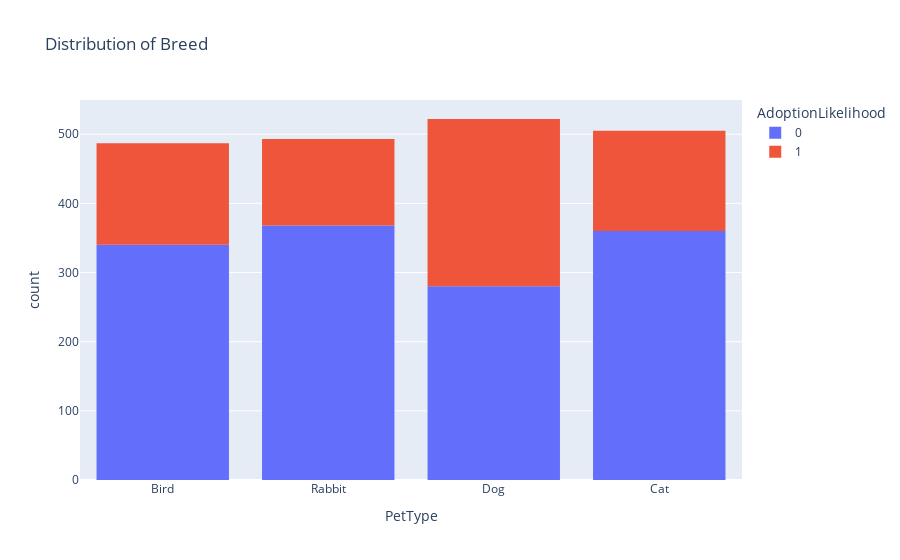

The notebook cell this image was saved under:
### Markdown cell above
#### Pet type and adoption

### Code cell
px.histogram(data, x="PetType", color="AdoptionLikelihood", title="Distribution of Breed")

### Figure 1 — Plotly figure (JSON) as saved in the notebook; plotly's stock layout.template omitted (floating-point values rounded to 4 significant figures; data arrays with more than 128 entries replaced by an {"elided": "..."} marker saying what was removed)
{"data": [{"alignmentgroup": "True", "bingroup": "x", "hovertemplate": "AdoptionLikelihood=0<br>PetType=%{x}<br>count=%{y}<extra></extra>", "legendgroup": "0", "marker": {"color": "#636efa", "pattern": {"shape": ""}}, "name": "0", "offsetgroup": "0", "orientation": "v", "showlegend": true, "type": "histogram", "x": {"elided": "1348 str values"}, "xaxis": "x", "yaxis": "y"}, {"alignmentgroup": "True", "bingroup": "x", "hovertemplate": "AdoptionLikelihood=1<br>PetType=%{x}<br>count=%{y}<extra></extra>", "legendgroup": "1", "marker": {"color": "#EF553B", "pattern": {"shape": ""}}, "name": "1", "offsetgroup": "1", "orientation": "v", "showlegend": true, "type": "histogram", "x": {"elided": "659 str values"}, "xaxis": "x", "yaxis": "y"}], "layout": {"barmode": "relative", "legend": {"title": {"text": "AdoptionLikelihood"}, "tracegroupgap": 0}, "title": {"text": "Distribution of Breed"}, "xaxis": {"anchor": "y", "domain": [0, 1], "title": {"text": "PetType"}}, "yaxis": {"anchor": "x", "domain": [0, 1], "title": {"text": "count"}}}}
